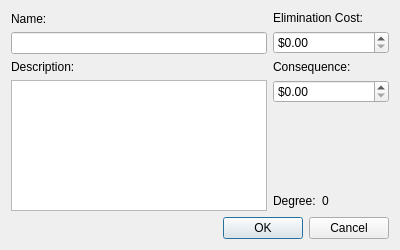
<ui version="4.0" >
 <class>nodeForm</class>
 <widget class="QDialog" name="nodeForm" >
  <property name="geometry" >
   <rect>
    <x>0</x>
    <y>0</y>
    <width>400</width>
    <height>250</height>
   </rect>
  </property>
  <property name="windowTitle" >
   <string>Node Properties</string>
  </property>
  <layout class="QGridLayout" >
   <item row="0" column="0" >
    <layout class="QVBoxLayout" >
     <item>
      <widget class="QLabel" name="label" >
       <property name="text" >
        <string>Name:</string>
       </property>
      </widget>
     </item>
     <item>
      <widget class="QLineEdit" name="nameLineEdit" />
     </item>
    </layout>
   </item>
   <item row="0" column="1" >
    <layout class="QVBoxLayout" >
     <item>
      <widget class="QLabel" name="label_2" >
       <property name="text" >
        <string>Elimination Cost:</string>
       </property>
      </widget>
     </item>
     <item>
      <widget class="QDoubleSpinBox" name="eliminationCostSpinBox" >
       <property name="prefix" >
        <string>$</string>
       </property>
       <property name="decimals" >
        <number>2</number>
       </property>
       <property name="maximum" >
        <double>10000000000.000000000000000</double>
       </property>
       <property name="singleStep" >
        <double>1000.000000000000000</double>
       </property>
      </widget>
     </item>
    </layout>
   </item>
   <item rowspan="3" row="1" column="0" >
    <layout class="QVBoxLayout" >
     <item>
      <widget class="QLabel" name="label_3" >
       <property name="text" >
        <string>Description:</string>
       </property>
      </widget>
     </item>
     <item>
      <widget class="QTextEdit" name="descriptionTextEdit" >
       <property name="tabChangesFocus" >
        <bool>true</bool>
       </property>
      </widget>
     </item>
    </layout>
   </item>
   <item row="1" column="1" >
    <layout class="QVBoxLayout" >
     <item>
      <widget class="QLabel" name="label_4" >
       <property name="text" >
        <string>Consequence:</string>
       </property>
      </widget>
     </item>
     <item>
      <widget class="QDoubleSpinBox" name="consequenceSpinBox" >
       <property name="prefix" >
        <string>$</string>
       </property>
       <property name="decimals" >
        <number>2</number>
       </property>
       <property name="maximum" >
        <double>10000000000.000000000000000</double>
       </property>
       <property name="singleStep" >
        <double>1000.000000000000000</double>
       </property>
      </widget>
     </item>
    </layout>
   </item>
   <item row="2" column="1" >
    <spacer>
     <property name="orientation" >
      <enum>Qt::Vertical</enum>
     </property>
     <property name="sizeHint" >
      <size>
       <width>20</width>
       <height>16</height>
      </size>
     </property>
    </spacer>
   </item>
   <item row="3" column="1" >
    <layout class="QHBoxLayout" >
     <item>
      <widget class="QLabel" name="label_5" >
       <property name="text" >
        <string>Degree:</string>
       </property>
      </widget>
     </item>
     <item>
      <widget class="QLabel" name="degreeLabel" >
       <property name="text" >
        <string>0</string>
       </property>
      </widget>
     </item>
     <item>
      <spacer>
       <property name="orientation" >
        <enum>Qt::Horizontal</enum>
       </property>
       <property name="sizeHint" >
        <size>
         <width>40</width>
         <height>20</height>
        </size>
       </property>
      </spacer>
     </item>
    </layout>
   </item>
   <item row="4" column="0" >
    <spacer>
     <property name="orientation" >
      <enum>Qt::Vertical</enum>
     </property>
     <property name="sizeHint" >
      <size>
       <width>20</width>
       <height>16</height>
      </size>
     </property>
    </spacer>
   </item>
   <item row="4" column="1" >
    <spacer>
     <property name="orientation" >
      <enum>Qt::Vertical</enum>
     </property>
     <property name="sizeHint" >
      <size>
       <width>20</width>
       <height>16</height>
      </size>
     </property>
    </spacer>
   </item>
   <item row="5" column="0" colspan="2" >
    <widget class="QDialogButtonBox" name="buttonBox" >
     <property name="orientation" >
      <enum>Qt::Horizontal</enum>
     </property>
     <property name="standardButtons" >
      <set>QDialogButtonBox::Cancel|QDialogButtonBox::NoButton|QDialogButtonBox::Ok</set>
     </property>
     <property name="centerButtons" >
      <bool>false</bool>
     </property>
    </widget>
   </item>
  </layout>
 </widget>
 <tabstops>
  <tabstop>nameLineEdit</tabstop>
  <tabstop>descriptionTextEdit</tabstop>
  <tabstop>eliminationCostSpinBox</tabstop>
  <tabstop>consequenceSpinBox</tabstop>
  <tabstop>buttonBox</tabstop>
 </tabstops>
 <resources/>
 <connections>
  <connection>
   <sender>buttonBox</sender>
   <signal>accepted()</signal>
   <receiver>nodeForm</receiver>
   <slot>accept()</slot>
   <hints>
    <hint type="sourcelabel" >
     <x>248</x>
     <y>254</y>
    </hint>
    <hint type="destinationlabel" >
     <x>157</x>
     <y>274</y>
    </hint>
   </hints>
  </connection>
  <connection>
   <sender>buttonBox</sender>
   <signal>rejected()</signal>
   <receiver>nodeForm</receiver>
   <slot>reject()</slot>
   <hints>
    <hint type="sourcelabel" >
     <x>316</x>
     <y>260</y>
    </hint>
    <hint type="destinationlabel" >
     <x>286</x>
     <y>274</y>
    </hint>
   </hints>
  </connection>
 </connections>
</ui>
